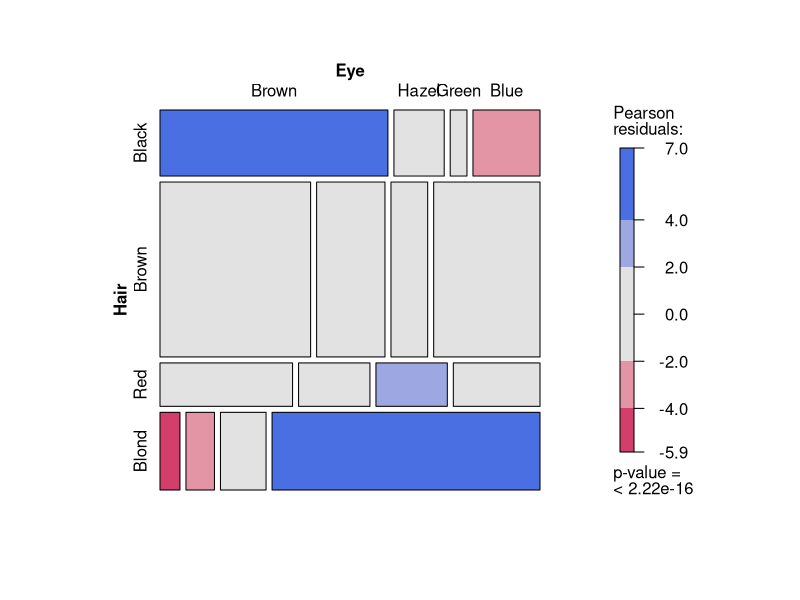
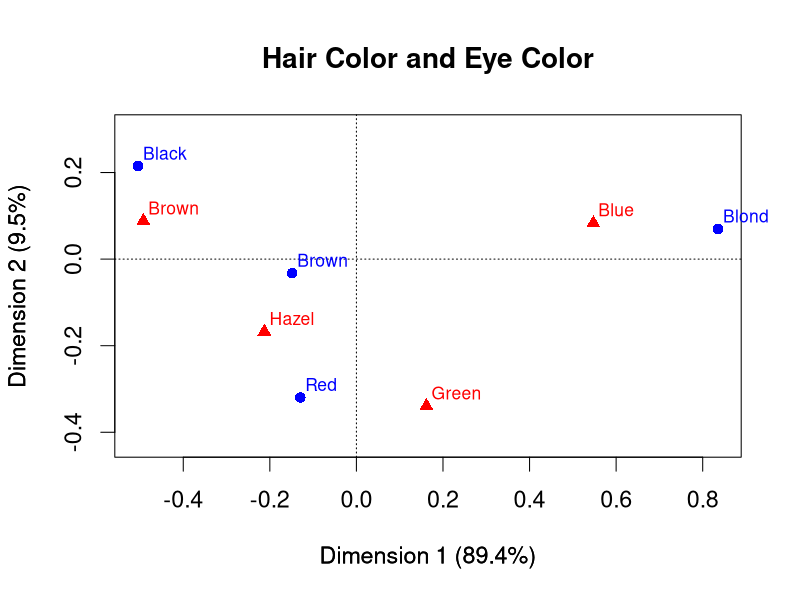
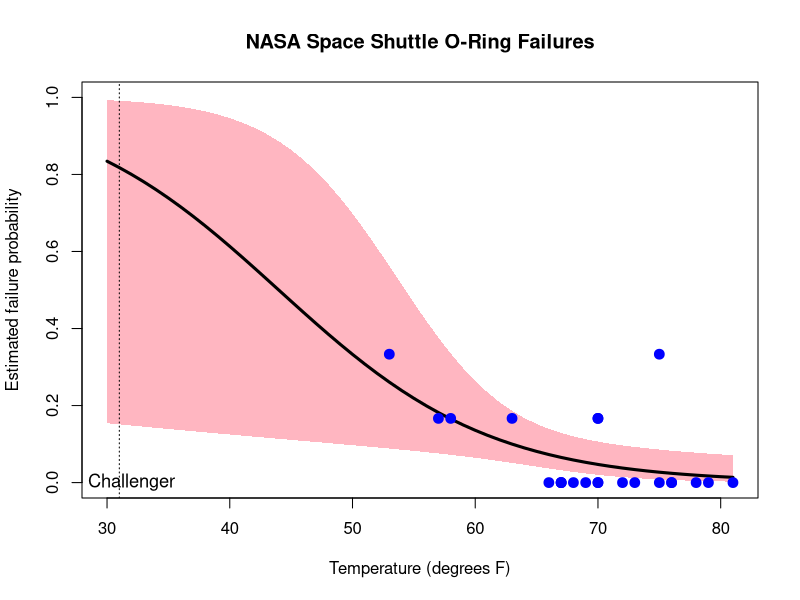
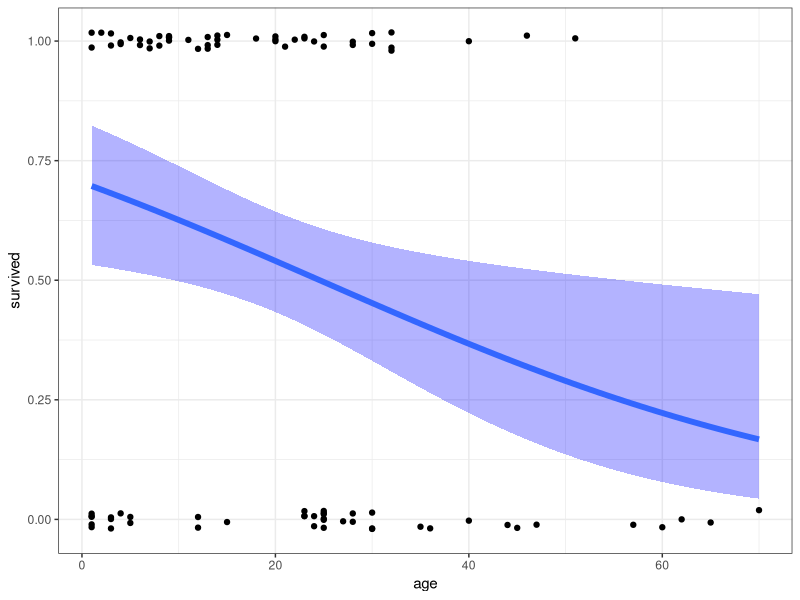
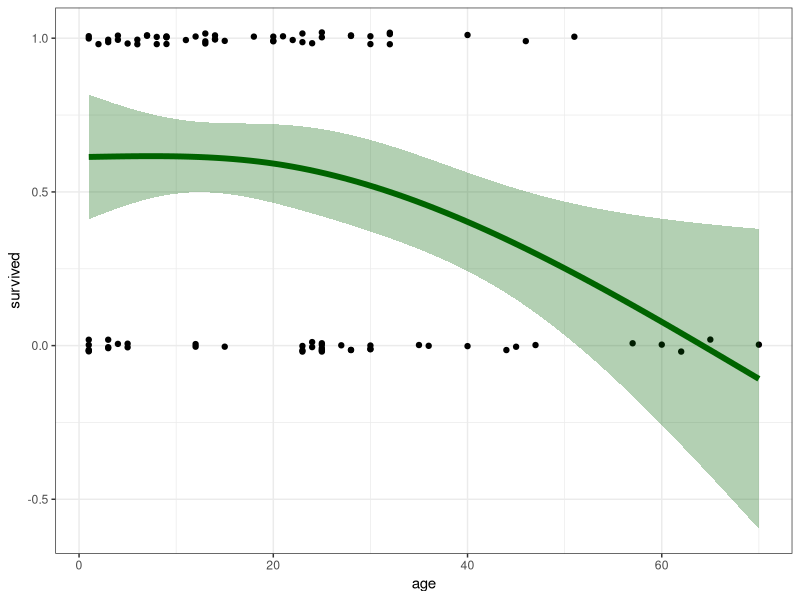
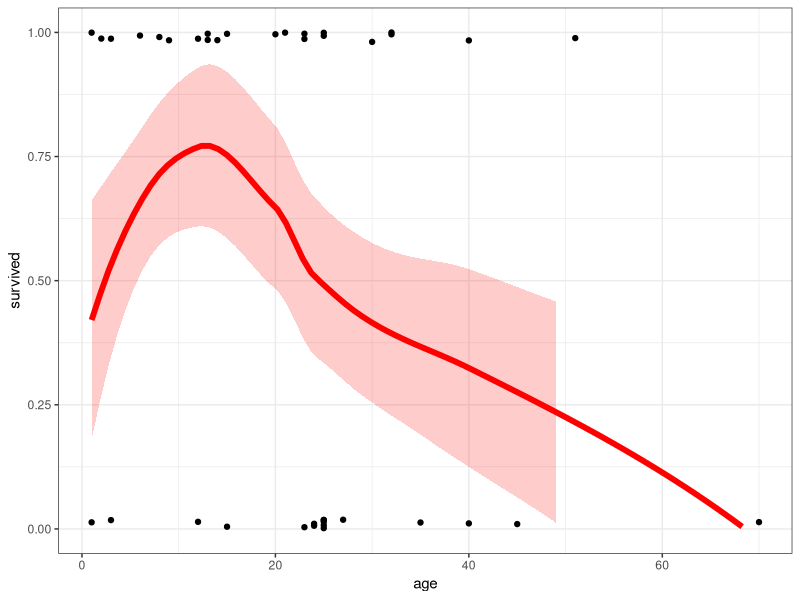
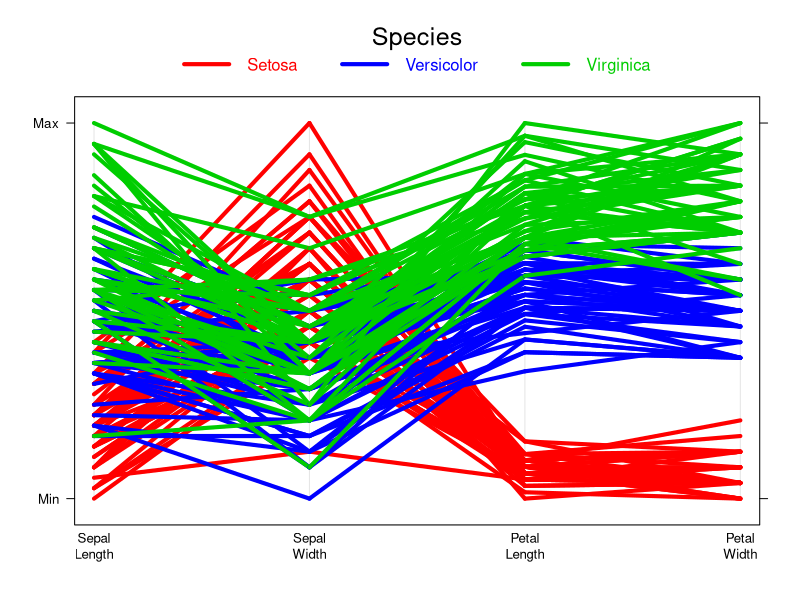
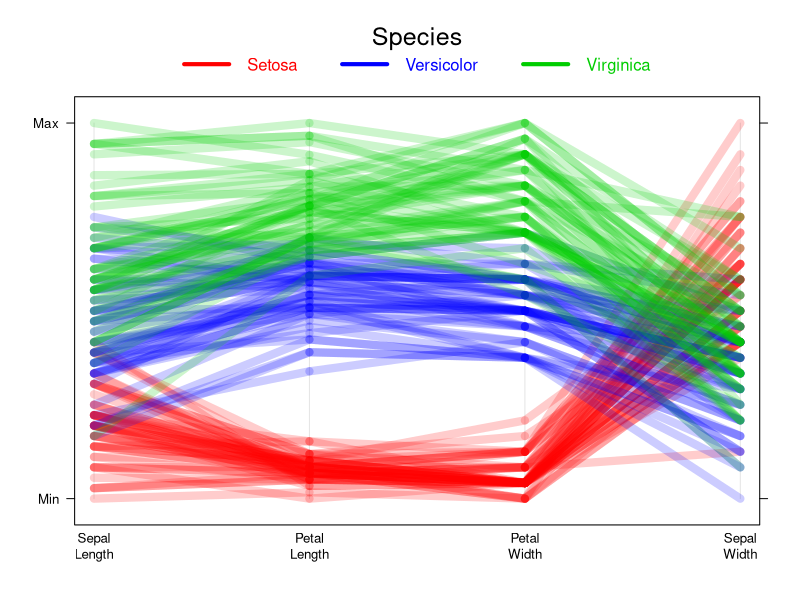

R code for these plots, in order:
### SECTION ### 1. Introduction
### SECTION ### 1.2. What is categorical data?

### SECTION ### 1.2.1. Case form vs. frequency form

## First lines of Arthritis data
data("Arthritis", package = "vcd")
head(Arthritis, 5)

## Arthritis data in frequency form
as.data.frame(xtabs(~ Treatment + Sex + Improved, data = Arthritis))

### SECTION ### 1.2.3. Univariate, bivariate, and multivariate data

## Arthritis data for Treatment and Improved

as.data.frame(xtabs(~ Treatment + Improved, data = Arthritis))

### SECTION ### 1.3. Strategies for categorical data analysis

### SECTION ### 1.3.1. Hypothesis testing approaches

## Hair and Eye color data
library(vcd)
(HairEye <- margin.table(HairEyeColor, c(1, 2)))

## association statistics for Hair and Eye color
assocstats(HairEye)

## Figure 1.1.: Graphical displays for the hair color and eye color data. Left: mosaic display; right: correspondence analysis plot.
HairEye <- HairEye[,c(1,3,4,2)]
mosaic(HairEye, shade = TRUE)

library(ca)
op <- par(cex=1.4)
plot(ca(HairEye), main="Hair Color and Eye Color")
title(xlab="Dimension 1 (89.4%)", ylab="Dimension 2 (9.5%)")
par(op)

### SECTION ### 1.3.2. Model-building approaches

## Figure 1.2.: Space shuttle O-ring failure, observed and predicted probabilities.
data("SpaceShuttle", package="vcd")
logit2p <- function(logit) 1/(1 + exp(-logit))

plot(nFailures/6 ~ Temperature, data = SpaceShuttle,
     xlim = c(30, 81), ylim = c(0,1),
     main = "NASA Space Shuttle O-Ring Failures",
     ylab = "Estimated failure probability",
     xlab = "Temperature (degrees F)",
     type="n")

fm <- glm(cbind(nFailures, 6 - nFailures) ~ Temperature,
          data = SpaceShuttle,
          family = binomial)
pred <- predict(fm, data.frame(Temperature = 30 : 81), se=TRUE)

predicted <- data.frame(
    Temperature = 30 : 81,
  	prob = logit2p(pred$fit),
		lower = logit2p(pred$fit - 2*pred$se),
		upper = logit2p(pred$fit + 2*pred$se)
		)

with(predicted, {
	polygon(c(Temperature, rev(Temperature)),
	        c(lower, rev(upper)), col="lightpink", border=NA)
	lines(Temperature, prob, lwd=3)
	}
	)
with(SpaceShuttle,
	points(Temperature, nFailures/6, col="blue", pch=19, cex=1.3)
	)

abline(v = 31, lty = 3)
text(32, 0, 'Challenger', cex=1.1)

## Figure 1.3.: Donner party data, showing the relationship between age and survival.
data("Donner", package="vcdExtra")
donner.mod <- glm(survived ~ age, data=Donner, family=binomial)
library(ggplot2)
if (packageVersion("ggplot2") < "1.1.0") {
# old code
    ggplot(Donner, aes(age, survived)) + theme_bw() +
        geom_point(position = position_jitter(height = 0.02, width = 0)) +
	stat_smooth(method = "glm", family = binomial, formula = y ~ x,
                    fill="blue", alpha = 0.3, size=2)
} else {
# new code
    ggplot(Donner, aes(age, survived)) + theme_bw() +
        geom_point(position = position_jitter(height = 0.02, width = 0)) +
        stat_smooth(method = "glm", method.args = list(family = binomial),
                    formula = y ~ x, fill="blue", alpha = 0.3, size=2)

}

## Figure 1.4.: Donner party data, showing other model-based smoothers for the relationship between age and survival. Left: using a natural spline; right: using a non-parametric loess smoother.', fig.pos="!b"----
library(splines)
ggplot(Donner, aes(age, survived)) + theme_bw() +
  geom_point(position = position_jitter(height = 0.02, width = 0)) +
	stat_smooth(method = "glm", family = binomial, formula = y ~ ns(x, 2),
                    color="darkgreen", fill="darkgreen", alpha = 0.3, size=2)

ggplot(Donner, aes(age, survived)) + theme_bw() +
  geom_point(position = position_jitter(height = 0.02, width = 0)) +
    stat_smooth(method = "loess", span=0.9, color="red", fill="red", alpha = 0.2, size=2, na.rm=TRUE) + ylim(0,1)

### SECTION ### 1.4. Graphical methods for categorical data

### SECTION ### 1.4.3. Effect ordering and rendering for data display

## Figure 1.11.: Parallel coordinates plots of the Iris data. Left: Default variable order; right: Variables ordered to make the pattern of correlations more coherent.
library(lattice)
data("iris", package="datasets")
vnames <- gsub("\\.", "\\\n", names(iris))
key = list(
         columns = 3, title="Species",
         lines = list(col=c("red", "blue", "green3"), lwd=4),
         col=c("red", "blue", "green3"),
         text = list(c("Setosa", "Versicolor", "Virginica")))
# default variable order
parallelplot(~iris[1:4], data=iris, groups = Species,
  varnames = vnames[1:4], key=key,
  horizontal.axis = FALSE, lwd=4,
  col=c("red", "blue", "green3"))

# effect of order of variables
parallelplot(~iris[c(1,3,4,2)], data=iris, groups = Species,
	varnames = vnames[c(1,3,4,2)], key=key,
  horizontal.axis = FALSE, lwd=8,
  col=c(rgb(1,0,0,.2), rgb(0,0,1,.2), rgb(0,205/255,0,.2) ))

### SECTION ### 1.4.6. Data plots, model plots, and data+model plots

## Figure 1.15.: Qualitative color palette for the HSV (left) and HCL (right) spaces.
library(colorspace)
par(mfrow = c(1,2), mar = c(1,1,1,1), oma = c(0,0,0,0))
pie(rep(1,9), radius = 1, col = rainbow(9), labels = 360 * 0:8/9)
pie(rep(1,9), radius = 1, col = rainbow_hcl(9), labels = 360 * 0:8/9)
